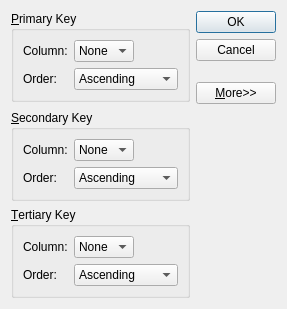
<?xml version="1.0" encoding="UTF-8"?>
<ui version="4.0">
 <class>SortDialog</class>
 <widget class="QDialog" name="SortDialog">
  <property name="geometry">
   <rect>
    <x>0</x>
    <y>0</y>
    <width>287</width>
    <height>309</height>
   </rect>
  </property>
  <property name="windowTitle">
   <string>Sort</string>
  </property>
  <layout class="QGridLayout" name="gridLayout_4">
   <item row="0" column="0">
    <widget class="QGroupBox" name="primaryGroupBox">
     <property name="title">
      <string>&amp;Primary Key</string>
     </property>
     <layout class="QGridLayout" name="gridLayout">
      <item row="0" column="0">
       <widget class="QLabel" name="label">
        <property name="text">
         <string>Column:</string>
        </property>
       </widget>
      </item>
      <item row="0" column="1">
       <widget class="QComboBox" name="primaryColumnCombo">
        <item>
         <property name="text">
          <string>None</string>
         </property>
        </item>
       </widget>
      </item>
      <item row="0" column="2">
       <spacer name="horizontalSpacer">
        <property name="orientation">
         <enum>Qt::Horizontal</enum>
        </property>
        <property name="sizeHint" stdset="0">
         <size>
          <width>59</width>
          <height>17</height>
         </size>
        </property>
       </spacer>
      </item>
      <item row="1" column="0">
       <widget class="QLabel" name="label_2">
        <property name="text">
         <string>Order:</string>
        </property>
       </widget>
      </item>
      <item row="1" column="1" colspan="2">
       <widget class="QComboBox" name="primaryOrderCombo">
        <item>
         <property name="text">
          <string>Ascending</string>
         </property>
        </item>
        <item>
         <property name="text">
          <string>Descending</string>
         </property>
        </item>
       </widget>
      </item>
     </layout>
    </widget>
   </item>
   <item row="0" column="1" rowspan="2">
    <layout class="QVBoxLayout" name="verticalLayout">
     <item>
      <widget class="QPushButton" name="okButton">
       <property name="text">
        <string>OK</string>
       </property>
       <property name="default">
        <bool>true</bool>
       </property>
      </widget>
     </item>
     <item>
      <widget class="QPushButton" name="cancelButton">
       <property name="text">
        <string>Cancel</string>
       </property>
      </widget>
     </item>
     <item>
      <spacer name="verticalSpacer">
       <property name="orientation">
        <enum>Qt::Vertical</enum>
       </property>
       <property name="sizeType">
        <enum>QSizePolicy::Expanding</enum>
       </property>
       <property name="sizeHint" stdset="0">
        <size>
         <width>20</width>
         <height>0</height>
        </size>
       </property>
      </spacer>
     </item>
     <item>
      <widget class="QPushButton" name="moreButton">
       <property name="text">
        <string>&amp;More&gt;&gt;</string>
       </property>
       <property name="checkable">
        <bool>true</bool>
       </property>
      </widget>
     </item>
    </layout>
   </item>
   <item row="2" column="0">
    <widget class="QGroupBox" name="secondaryGroupBox">
     <property name="title">
      <string>&amp;Secondary Key</string>
     </property>
     <layout class="QGridLayout" name="gridLayout_2">
      <item row="0" column="0">
       <widget class="QLabel" name="label_7">
        <property name="text">
         <string>Column:</string>
        </property>
       </widget>
      </item>
      <item row="0" column="1">
       <widget class="QComboBox" name="secondaryColumnCombo">
        <item>
         <property name="text">
          <string>None</string>
         </property>
        </item>
       </widget>
      </item>
      <item row="0" column="2">
       <spacer name="horizontalSpacer_4">
        <property name="orientation">
         <enum>Qt::Horizontal</enum>
        </property>
        <property name="sizeHint" stdset="0">
         <size>
          <width>59</width>
          <height>20</height>
         </size>
        </property>
       </spacer>
      </item>
      <item row="1" column="0">
       <widget class="QLabel" name="label_8">
        <property name="text">
         <string>Order:</string>
        </property>
       </widget>
      </item>
      <item row="1" column="1" colspan="2">
       <widget class="QComboBox" name="secondaryOrderComo">
        <item>
         <property name="text">
          <string>Ascending</string>
         </property>
        </item>
        <item>
         <property name="text">
          <string>Descending</string>
         </property>
        </item>
       </widget>
      </item>
     </layout>
    </widget>
   </item>
   <item row="3" column="0">
    <widget class="QGroupBox" name="tertiaryGroupBox">
     <property name="title">
      <string>&amp;Tertiary Key</string>
     </property>
     <layout class="QGridLayout" name="gridLayout_3">
      <item row="0" column="0">
       <widget class="QLabel" name="label_9">
        <property name="text">
         <string>Column:</string>
        </property>
       </widget>
      </item>
      <item row="0" column="1">
       <widget class="QComboBox" name="tertiaryColumnCombo">
        <item>
         <property name="text">
          <string>None</string>
         </property>
        </item>
       </widget>
      </item>
      <item row="0" column="2">
       <spacer name="horizontalSpacer_5">
        <property name="orientation">
         <enum>Qt::Horizontal</enum>
        </property>
        <property name="sizeHint" stdset="0">
         <size>
          <width>59</width>
          <height>20</height>
         </size>
        </property>
       </spacer>
      </item>
      <item row="1" column="0">
       <widget class="QLabel" name="label_10">
        <property name="text">
         <string>Order:</string>
        </property>
       </widget>
      </item>
      <item row="1" column="1" colspan="2">
       <widget class="QComboBox" name="tertiaryOrderCombo">
        <item>
         <property name="text">
          <string>Ascending</string>
         </property>
        </item>
        <item>
         <property name="text">
          <string>Descending</string>
         </property>
        </item>
       </widget>
      </item>
     </layout>
    </widget>
   </item>
   <item row="1" column="0">
    <spacer name="verticalSpacer_2">
     <property name="orientation">
      <enum>Qt::Vertical</enum>
     </property>
     <property name="sizeHint" stdset="0">
      <size>
       <width>20</width>
       <height>0</height>
      </size>
     </property>
    </spacer>
   </item>
  </layout>
 </widget>
 <tabstops>
  <tabstop>primaryColumnCombo</tabstop>
  <tabstop>primaryOrderCombo</tabstop>
  <tabstop>secondaryColumnCombo</tabstop>
  <tabstop>secondaryOrderComo</tabstop>
  <tabstop>tertiaryColumnCombo</tabstop>
  <tabstop>tertiaryOrderCombo</tabstop>
  <tabstop>okButton</tabstop>
  <tabstop>cancelButton</tabstop>
  <tabstop>moreButton</tabstop>
 </tabstops>
 <resources/>
 <connections>
  <connection>
   <sender>okButton</sender>
   <signal>clicked()</signal>
   <receiver>SortDialog</receiver>
   <slot>accept()</slot>
   <hints>
    <hint type="sourcelabel">
     <x>227</x>
     <y>30</y>
    </hint>
    <hint type="destinationlabel">
     <x>52</x>
     <y>97</y>
    </hint>
   </hints>
  </connection>
  <connection>
   <sender>cancelButton</sender>
   <signal>clicked()</signal>
   <receiver>SortDialog</receiver>
   <slot>reject()</slot>
   <hints>
    <hint type="sourcelabel">
     <x>249</x>
     <y>46</y>
    </hint>
    <hint type="destinationlabel">
     <x>129</x>
     <y>106</y>
    </hint>
   </hints>
  </connection>
  <connection>
   <sender>moreButton</sender>
   <signal>toggled(bool)</signal>
   <receiver>secondaryGroupBox</receiver>
   <slot>setVisible(bool)</slot>
   <hints>
    <hint type="sourcelabel">
     <x>237</x>
     <y>116</y>
    </hint>
    <hint type="destinationlabel">
     <x>190</x>
     <y>160</y>
    </hint>
   </hints>
  </connection>
  <connection>
   <sender>moreButton</sender>
   <signal>toggled(bool)</signal>
   <receiver>tertiaryGroupBox</receiver>
   <slot>setVisible(bool)</slot>
   <hints>
    <hint type="sourcelabel">
     <x>252</x>
     <y>119</y>
    </hint>
    <hint type="destinationlabel">
     <x>173</x>
     <y>246</y>
    </hint>
   </hints>
  </connection>
 </connections>
</ui>
